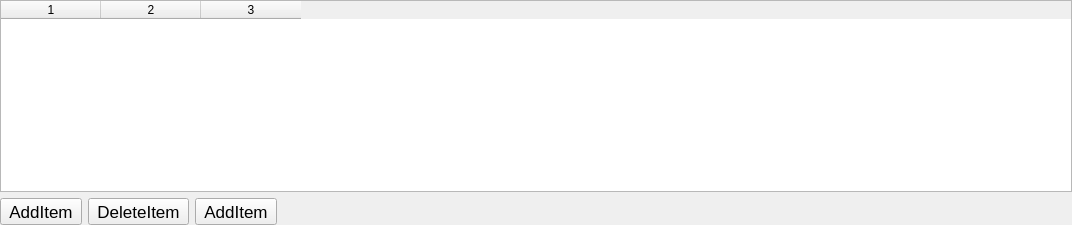
          <widget class="QWidget" name="tabACPI1">
           <attribute name="title">
            <string>Add</string>
           </attribute>
           <layout class="QGridLayout" name="gridLayout_3">
            <property name="leftMargin">
             <number>0</number>
            </property>
            <property name="topMargin">
             <number>0</number>
            </property>
            <property name="rightMargin">
             <number>0</number>
            </property>
            <property name="bottomMargin">
             <number>0</number>
            </property>
            <item row="1" column="1">
             <widget class="QToolButton" name="btnACPIAdd_Del">
              <property name="font">
               <font>
                <pointsize>13</pointsize>
               </font>
              </property>
              <property name="text">
               <string>DeleteItem</string>
              </property>
              <property name="icon">
               <iconset resource="qtocc.qrc">
                <normaloff>:/icon/del.png</normaloff>:/icon/del.png</iconset>
              </property>
              <property name="iconSize">
               <size>
                <width>20</width>
                <height>20</height>
               </size>
              </property>
              <property name="shortcut">
               <string>Del</string>
              </property>
             </widget>
            </item>
            <item row="0" column="0" colspan="4">
             <widget class="QTableWidget" name="table_acpi_add">
              <property name="toolTip">
               <string notr="true">ACPI (Advanced Configuration and Power Interface) is an open standard to discover and configure computer hardware.

The ACPI specification defines standard tables (e.g. DSDT, SSDT, FACS, DMAR) and various methods (e.g. _DSM, _PRW) for implementation. Modern hardware needs few changes to maintain ACPI compatibility and some options for such changes are provided as part of OpenCore.

***

Path

Description: File paths meant to be loaded as ACPI tables. Example values include DSDT.aml, SubDir/SSDT-8.aml,SSDT-USBX.aml, etc.

The ACPI table load order follows the item order in the array. ACPI tables are loaded from the OC/ACPI directory.

Note: All tables apart from tables with a DSDT table identifier (determined by parsing data, not by filename)insert new tables into the ACPI stack. DSDT tables perform a replacement of DSDT tables instead.


----

ACPI(Advanced Configuration and Power Interface，高级配置和电源接口)是一个探索和配置计算机硬件的开放标准。

ACPI规范定义了标准表（如DSDT、SSDT、FACS、DMAR）和各种实现方法（如_DSM、_PRW）。现代硬件只需要很少的改变就可以保持ACPI的兼容性，作为OpenCore的一部分，提供了这种改变的一些选择。

***

Path(路径)

说明：作为ACPI表加载的文件路径。示例值包括DSDT.aml、SubDir/SDT-8.aml、SSDT-USBX.aml等。

ACPI表的加载顺序遵循数组中的项目顺序。ACPI表从OC/ACPI目录中加载。

注意：除了具有 DSDT 表标识符（由解析数据确定，而不是由文件名确定）的表之外，所有表都会将新表插入到 ACPI 堆栈中。DSDT表代替DSDT表进行替换。

</string>
              </property>
              <property name="statusTip">
               <string/>
              </property>
              <property name="selectionMode">
               <enum>QAbstractItemView::ExtendedSelection</enum>
              </property>
              <property name="rowCount">
               <number>0</number>
              </property>
              <property name="columnCount">
               <number>3</number>
              </property>
              <column/>
              <column/>
              <column/>
             </widget>
            </item>
            <item row="1" column="0">
             <widget class="QToolButton" name="btnACPIAdd_Add">
              <property name="font">
               <font>
                <pointsize>13</pointsize>
               </font>
              </property>
              <property name="text">
               <string>AddItem</string>
              </property>
              <property name="icon">
               <iconset resource="qtocc.qrc">
                <normaloff>:/icon/add.png</normaloff>:/icon/add.png</iconset>
              </property>
              <property name="iconSize">
               <size>
                <width>20</width>
                <height>20</height>
               </size>
              </property>
             </widget>
            </item>
            <item row="1" column="3">
             <spacer name="horizontalSpacer">
              <property name="orientation">
               <enum>Qt::Horizontal</enum>
              </property>
              <property name="sizeHint" stdset="0">
               <size>
                <width>789</width>
                <height>20</height>
               </size>
              </property>
             </spacer>
            </item>
            <item row="1" column="2">
             <widget class="QToolButton" name="btnOpenACPIDir">
              <property name="font">
               <font>
                <pointsize>13</pointsize>
               </font>
              </property>
              <property name="text">
               <string>AddItem</string>
              </property>
              <property name="icon">
               <iconset resource="qtocc.qrc">
                <normaloff>:/icon/opendb.png</normaloff>:/icon/opendb.png</iconset>
              </property>
              <property name="iconSize">
               <size>
                <width>20</width>
                <height>20</height>
               </size>
              </property>
             </widget>
            </item>
           </layout>
          </widget>
